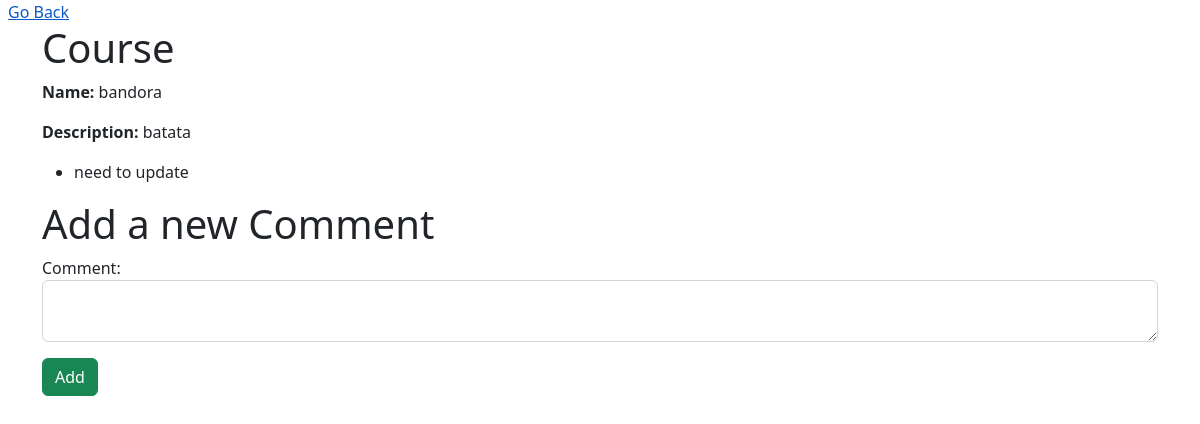
The app's page /comment/4, older data.
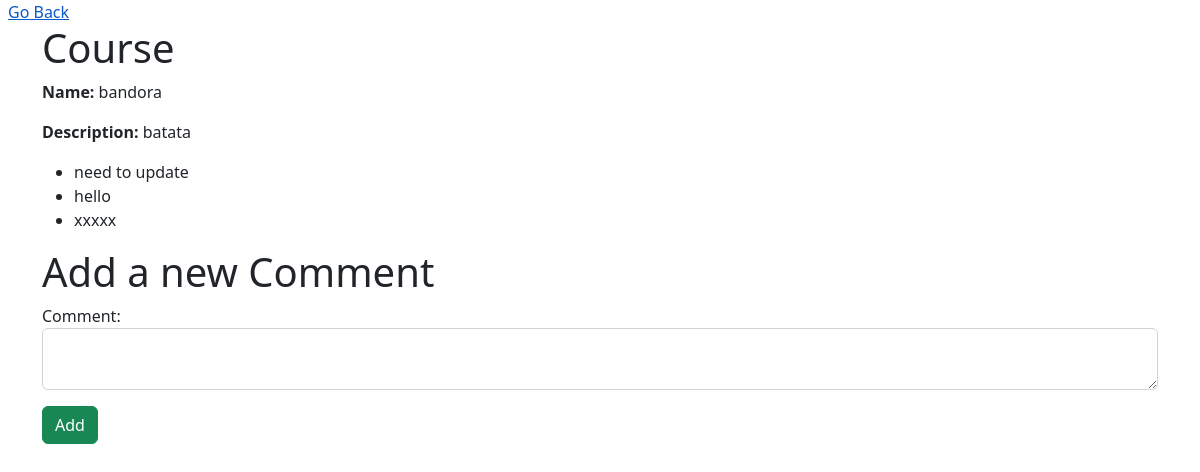
The same page, newer data.
### courses_app/models.py (models this page shows)
class Comment(models.Model):
    comment = models.TextField()
    created_at = models.DateTimeField(auto_now_add=True)
    updated_at = models.DateTimeField(auto_now=True)
    objects = CourseManager()

### courses_app/views.py (the view)
# urls.py: path('comment/<int:id>', views.comment),
def comment(request, id):
    course = Course.objects.get(id=id)
    context = {
        "course": course
    }
    return render(request, "comment.html", context)

### courses_app/templates/comment.html (shortened to what this page needs)
<!DOCTYPE html>
<html lang="en">
  <head>
    <link
      href="https://cdn.jsdelivr.net/npm/bootstrap@5.2.0-beta1/dist/css/bootstrap.min.css"
      rel="stylesheet"
    />
  </head>
  <body>
    <a class="p-2" href="/">Go Back</a>
    <div class="container">
      <div>
        <h1>Course</h1>
        <p><strong>Name: </strong> {{ course.name }}</p>
        <p>
          <strong>Description: </strong>{{ course.description.description }}
        </p>
        <ul>
          {% for comm in course.comm.all %}
          <li>{{ comm.comment }}</li>
          {%endfor%}
        </ul>
      </div>
      <div>
        <h1>Add a new Comment</h1>
        <form action="/addComment" method="post">
          <div class="form-group">
            <label for="comm">Comment:</label>
            <textarea class="form-control" id="comm" name="comm"></textarea>
          </div>
          <div class="form-group my-3">
            <input type="submit" value="Add" class="btn btn-success" />
          </div>
        </form>
      </div>
    </div>
  </body>
</html>

Row changes from the older to the newer data that the page shows:
added Comment: comment "hello"
added Comment: comment "xxxxx"
